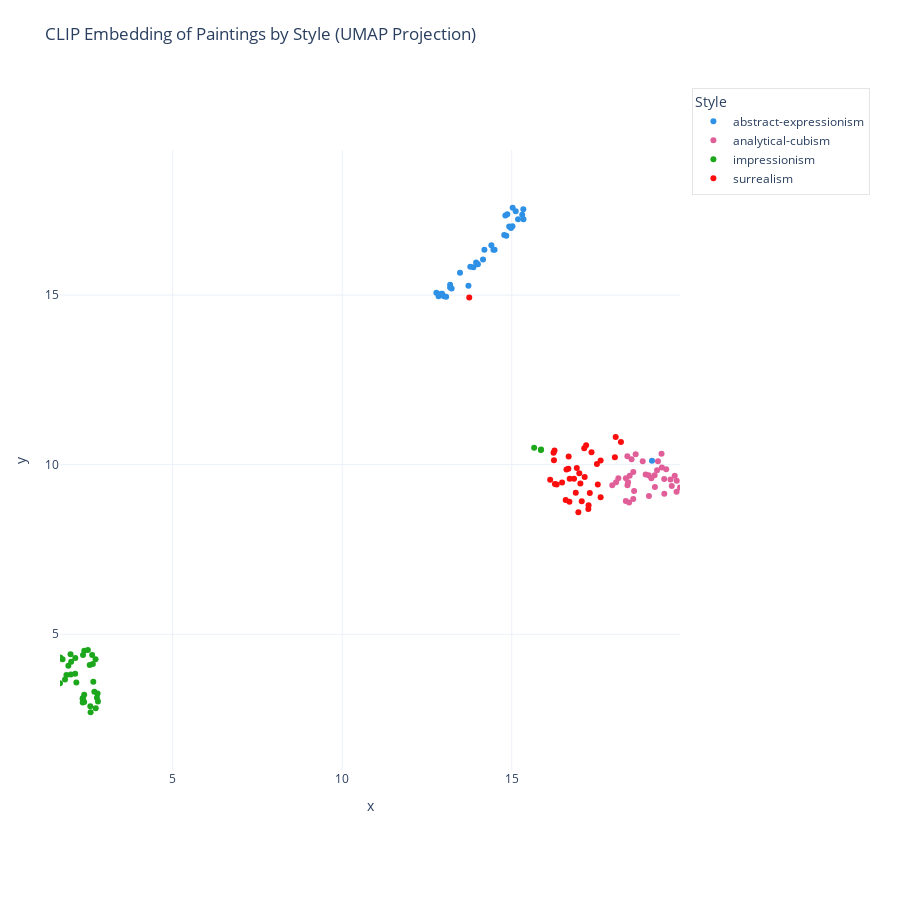

The notebook cell saved with this chart:
### Code cell
# Interactive scatter colored by style with informative hover
# Enforce equal axis range for a square canvas
xmin, xmax = df['x'].min(), df['x'].max()
ymin, ymax = df['y'].min(), df['y'].max()
xc, yc = (xmin + xmax) / 2.0, (ymin + ymax) / 2.0
half = max(xmax - xmin, ymax - ymin) / 2.0
half = 0.5 if half <= 0 else half

# Use a vivid, categorical color map per style
_style_cats = pd.Categorical(df['style']).categories.tolist()
_palette = (pq.Dark24 + pq.Vivid + pq.Bold)
_color_map = {cat: _palette[i % len(_palette)] for i, cat in enumerate(_style_cats)}

fig = px.scatter(
    df, x='x', y='y', color='style', color_discrete_map=_color_map,
    hover_name='title',
    hover_data={'artist': True, 'year': True, 'style': False, 'rel_path': False},
    width=900, height=900,
)
fig.update_layout(
    title='CLIP Embedding of Paintings by Style (UMAP Projection)',
    template='plotly_white',
)
fig.update_xaxes(range=[xc - half, xc + half], visible=True, constrain='domain')
fig.update_yaxes(scaleanchor='x', scaleratio=1, visible=True, constrain='domain')

# Enforce equal aspect and square grid cells by using identical ranges and tick steps
import math
def nice_dtick(range_span: float, target_ticks: int = 8) -> float:
    raw = max(range_span / max(target_ticks, 1), 1e-9)
    mag = 10 ** math.floor(math.log10(raw))
    norm = raw / mag
    if norm <= 1: base = 1
    elif norm <= 2: base = 2
    elif norm <= 5: base = 5
    else: base = 10
    return base * mag

rng = 2 * half
dt = nice_dtick(rng, target_ticks=8)

fig.update_layout(
    width=900,
    height=900,
    template='plotly_white',
    legend=dict(
        title='Style',
        orientation='v',
        yanchor='top',
        y=0.99,
        xanchor='left',
        x=1.02,
        bgcolor='rgba(255, 255, 255, 0.9)',
        bordercolor='rgba(0, 0, 0, 0.1)',
        borderwidth=1,
    ),
    margin=dict(t=80, r=220, b=60, l=60),
)
fig.update_xaxes(range=[xc - half, xc + half], tickmode='linear', dtick=dt, constrain='domain')
fig.update_yaxes(range=[yc - half, yc + half], tickmode='linear', dtick=dt, scaleanchor='x', scaleratio=1, constrain='domain')
fig.show()

### Figure 1 — Plotly figure (JSON) as saved in the notebook; plotly's stock layout.template omitted (floating-point values rounded to 4 significant figures; data arrays with more than 128 entries replaced by an {"elided": "..."} marker saying what was removed)
{"data": [{"customdata": {"elided": "35x4 mixed values"}, "hovertemplate": "<b>%{hovertext}</b><br><br>x=%{x}<br>y=%{y}<br>artist=%{customdata[0]}<br>year=%{customdata[1]}<extra></extra>", "hovertext": ["chief", "number 2", "white forms", "le gros", "meryon", "untitled v", "interchange", "police gazette", "untitled", "a tree in naples", "seated nude", "noon", "night creatures", "gaea", "rising green", "the flame", "mural", "there were seven in eight", "full fathom five", "reflection of the big dipper", "sea change", "number 1", "autumn rhythm", "mural on indian red ground", "number one", "magenta black green on orange", "number 5", "untitled", "violet black orange yellow on white and red", "white center", "purple white and red", "untitled", "ochre and red on red", "green and tangerine on red", "black on maroon"], "legendgroup": "abstract-expressionism", "marker": {"color": "#2E91E5", "symbol": "circle"}, "mode": "markers", "name": "abstract-expressionism", "orientation": "v", "showlegend": true, "type": "scatter", "x": [13.98, 13.95, 13.78, 13.87, 14.0, 14.4, 14.49, 14.78, 14.15, 14.19, 19.13, 15.34, 15.02, 14.46, 13.72, 14.84, 14.92, 14.98, 14.81, 15.03, 14.87, 15.31, 15.18, 15.34, 15.12, 13.18, 13.06, 12.92, 12.78, 12.84, 13.18, 13.0, 13.23, 12.95, 13.47], "xaxis": "x", "y": [15.92, 15.96, 15.84, 15.82, 15.91, 16.47, 16.33, 16.77, 16.05, 16.34, 10.12, 17.24, 17.03, 16.33, 15.27, 16.75, 17.02, 16.98, 17.35, 17.58, 17.38, 17.37, 17.23, 17.53, 17.47, 15.3, 14.95, 15.04, 15.07, 14.97, 15.22, 14.96, 15.19, 15.04, 15.66], "yaxis": "y"}, {"customdata": {"elided": "35x4 mixed values"}, "hovertemplate": "<b>%{hovertext}</b><br><br>x=%{x}<br>y=%{y}<br>artist=%{customdata[0]}<br>year=%{customdata[1]}<extra></extra>", "hovertext": ["fruit dish", "glass on a table", "harbour in normandy", "the city on the hill", "la guitare (mandora)", "le sacre coeur", "pitcher and violin", "violin and candlestick", "the portuguese", "bottles and fishes", "portrait de jacques nayral", "the chase", "man on a balcony", "football players", "woman with animals", "bottles and knife", "portrait of pablo picasso", "portrait of the artists mother", "still life with flowers", "still life with oil lamp", "le goûter (tea time)", "nature morte", "femme au chapeau rose et collier de perles", "woman with a fan", "l'oiseau bleu (the blue bird)", "girl with mandolin fanny tellier", "portrait of ambroise vollard", "portrait of daniel henry kahnweiler", "seated female nude", "portrait of wilhelm uhde", "man with a guitar 1", "poet", "still life with bottle of rum", "the piano accordionist", "man with guitar"], "legendgroup": "analytical-cubism", "marker": {"color": "#E15F99", "symbol": "circle"}, "mode": "markers", "name": "analytical-cubism", "orientation": "v", "showlegend": true, "type": "scatter", "x": [18.14, 18.53, 18.65, 18.95, 19.03, 19.11, 19.49, 19.28, 19.31, 19.42, 18.58, 18.48, 18.58, 18.41, 18.61, 17.96, 19.5, 19.22, 18.36, 18.07, 18.36, 18.41, 19.04, 18.46, 18.43, 19.72, 19.96, 19.8, 19.86, 19.86, 18.86, 19.55, 19.41, 19.21, 19.68], "xaxis": "x", "y": [9.598, 10.16, 10.31, 9.708, 9.688, 9.596, 9.576, 9.834, 10.1, 9.919, 8.987, 9.674, 9.78, 10.25, 9.226, 9.39, 9.145, 9.343, 9.596, 9.484, 8.927, 9.389, 9.076, 8.886, 9.484, 9.37, 9.324, 9.671, 9.526, 9.204, 10.1, 9.861, 10.32, 9.685, 9.566], "yaxis": "y"}, {"customdata": {"elided": "35x4 mixed values"}, "hovertemplate": "<b>%{hovertext}</b><br><br>x=%{x}<br>y=%{y}<br>artist=%{customdata[0]}<br>year=%{customdata[1]}<extra></extra>", "hovertext": ["the absinthe drinker", "repetition of the dance detail", "woman at her toilette", "friends at the theatre ludovic halevy and albert cave", "before the race", "the morning bath", "the tub", "field of flax", "the billiard room at menil hubert", "racehorses in a landscape", "impresssion,sunrise", "autumn on the seine at argenteuil", "the port of le havre night effect", "the promenade at argenteuil soleil couchant", "zuiderkerk in amsterdam", "madame monet and child", "haystack at giverny", "water lillies,evening effect", "irises in monets garden", "houses of parliament", "peasant girl drinking her coffee", "peasant donning her marmotte", "harvest of hay in eragny", "young peasant at her toilette", "peasant women planting stakes", "ball at the moulin de la galette", "jeanne samary in a low necked dress", "pink and blue", "by the seashore", "self portrait with a white hat", "sentier de la mi cote louveciennes", "a park in louveciennes", "the lesson", "under the bridge at hampton court", "flood at port marly"], "legendgroup": "impressionism", "marker": {"color": "#1CA71C", "symbol": "circle"}, "mode": "markers", "name": "impressionism", "orientation": "v", "showlegend": true, "type": "scatter", "x": [2.77, 2.574, 15.86, 2.734, 1.681, 15.66, 15.86, 1.87, 1.756, 1.829, 2.649, 2.36, 2.729, 1.928, 2.396, 2.395, 2.132, 2.557, 2.128, 2.629, 2.788, 2.358, 1.998, 2.8, 2.163, 2.663, 2.393, 2.346, 2.351, 2.583, 2.01, 1.688, 2.694, 1.991, 2.503], "xaxis": "x", "y": [3.128, 2.88, 10.43, 2.819, 3.556, 10.5, 10.44, 3.798, 4.261, 3.664, 4.122, 4.391, 4.263, 4.073, 4.515, 3.218, 4.301, 4.095, 3.838, 4.391, 3.252, 3.119, 3.817, 3.02, 3.58, 3.602, 3.001, 3.097, 2.985, 2.699, 4.19, 4.312, 3.309, 4.414, 4.539], "yaxis": "y"}, {"customdata": {"elided": "35x4 mixed values"}, "hovertemplate": "<b>%{hovertext}</b><br><br>x=%{x}<br>y=%{y}<br>artist=%{customdata[0]}<br>year=%{customdata[1]}<extra></extra>", "hovertext": ["the great masturbator", "the dream caused by the flight of a bee etc", "the persistence of memory", "the burning giraffe", "the face of war", "portrait of picasso", "three sphinxes of bikini", "the disintegration of the persistence of memory", "young virgin auto sodomized", "the hallucinogenic toreador", "the elephant celebes", "woman old man and flower", "the virgin spanking the christ child etc", "the aeroplane trap", "the triumph of surrealism", "portrait of luther burbank", "henry ford hospital", "what the water gave me", "without hope", "the love embrace of the universe etc", "attempting the impossible", "the false mirror", "the annunciation", "elective affinities", "la clairvoyance", "not to be reproduced", "time transfixed", "black magic", "rape", "son of man", "the farm", "harlequins carnival", "dutch interior i", "snail woman flower star", "le fermier et son epouse"], "legendgroup": "surrealism", "marker": {"color": "#FB0D0D", "symbol": "circle"}, "mode": "markers", "name": "surrealism", "orientation": "v", "showlegend": true, "type": "scatter", "x": [16.61, 16.23, 16.92, 16.13, 16.71, 17.15, 16.83, 16.99, 17.53, 16.68, 16.48, 16.27, 17.62, 17.51, 16.32, 17.35, 16.24, 17.19, 16.26, 17.14, 17.26, 17.02, 16.67, 16.59, 17.06, 16.96, 16.7, 17.26, 17.3, 16.89, 17.62, 18.04, 18.22, 18.06, 13.75], "xaxis": "x", "y": [9.855, 10.35, 9.9, 9.556, 9.586, 9.633, 9.584, 9.746, 9.412, 10.24, 9.474, 9.432, 9.036, 10.02, 9.417, 10.37, 10.13, 10.57, 10.42, 10.49, 8.692, 9.442, 9.882, 8.96, 8.924, 8.597, 8.903, 8.805, 9.167, 9.174, 10.12, 10.22, 10.67, 10.82, 14.93], "yaxis": "y"}], "layout": {"height": 900, "legend": {"bgcolor": "rgba(255, 255, 255, 0.9)", "bordercolor": "rgba(0, 0, 0, 0.1)", "borderwidth": 1, "orientation": "v", "title": {"text": "Style"}, "tracegroupgap": 0, "x": 1.02, "xanchor": "left", "y": 0.99, "yanchor": "top"}, "margin": {"b": 60, "l": 60, "r": 220, "t": 80}, "title": {"text": "CLIP Embedding of Paintings by Style (UMAP Projection)"}, "width": 900, "xaxis": {"anchor": "y", "constrain": "domain", "domain": [0, 1], "dtick": 5, "range": [1.681, 19.96], "tickmode": "linear", "title": {"text": "x"}, "visible": true}, "yaxis": {"anchor": "x", "constrain": "domain", "domain": [0, 1], "dtick": 5, "range": [0.9983, 19.28], "scaleanchor": "x", "scaleratio": 1, "tickmode": "linear", "title": {"text": "y"}, "visible": true}}}
